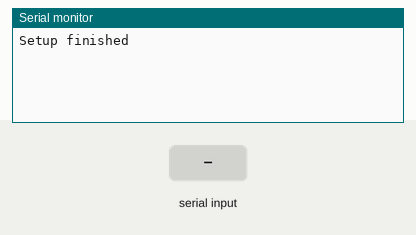
A sketch run on a simulated ESP32. On the bench: the last lines printed to the serial monitor. Inputs (shaded band) come from the test bench.

Above: at 1.2 s.
1.3 s: "1" received over the second serial link
At 2.1 s:
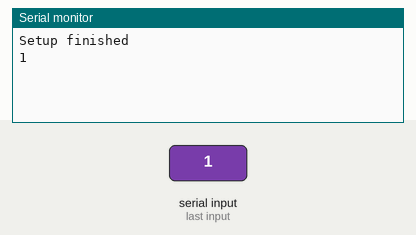
2.8 s: "0" received over the second serial link
At 3.2 s:
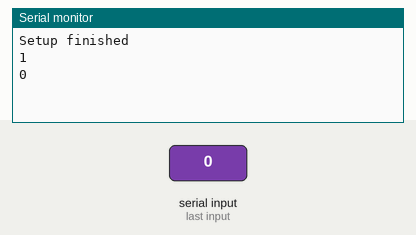
4.3 s: "2" received over the second serial link
At 5.5 s:
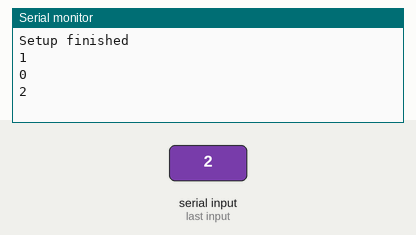

The sketch:

UART_ESP_32_Code.ino
```cpp
#include <HardwareSerial.h>
HardwareSerial SerialPort(2); // use UART2

void setup(){
	SerialPort.begin(19200, SERIAL_8E1, 16, 17); // turn on UART
  Serial.begin(115200);

  Serial.println("Setup finished");
}

void loop() {

  if(SerialPort.available()) {
    char data = SerialPort.read();
    Serial.println(data);
  }

}
```

Measured:
- after the input at 1.3 s, the serial monitor: prints a new line at once (image 1)
- after the input at 2.8 s, the serial monitor: prints a new line at once (image 2)
- after the input at 4.3 s, the serial monitor: prints a new line at once (image 3)
